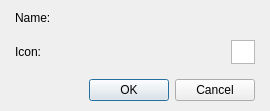
<?xml version="1.0" encoding="UTF-8"?>
<ui version="4.0">
 <class>DialogSystemCurrency</class>
 <widget class="QDialog" name="DialogSystemCurrency">
  <property name="geometry">
   <rect>
    <x>0</x>
    <y>0</y>
    <width>270</width>
    <height>111</height>
   </rect>
  </property>
  <property name="windowTitle">
   <string>Currency</string>
  </property>
  <layout class="QGridLayout" name="gridLayout_2">
   <property name="leftMargin">
    <number>15</number>
   </property>
   <property name="topMargin">
    <number>10</number>
   </property>
   <property name="rightMargin">
    <number>15</number>
   </property>
   <property name="bottomMargin">
    <number>10</number>
   </property>
   <item row="0" column="0">
    <layout class="QVBoxLayout" name="verticalLayout">
     <property name="spacing">
      <number>15</number>
     </property>
     <item>
      <layout class="QGridLayout" name="gridLayout">
       <item row="0" column="0">
        <widget class="QLabel" name="label">
         <property name="text">
          <string>Name:</string>
         </property>
        </widget>
       </item>
       <item row="0" column="1">
        <widget class="WidgetTextLang" name="widgetName" native="true">
         <property name="minimumSize">
          <size>
           <width>150</width>
           <height>0</height>
          </size>
         </property>
        </widget>
       </item>
       <item row="0" column="3" rowspan="2">
        <spacer name="horizontalSpacer">
         <property name="orientation">
          <enum>Qt::Horizontal</enum>
         </property>
         <property name="sizeHint" stdset="0">
          <size>
           <width>68</width>
           <height>45</height>
          </size>
         </property>
        </spacer>
       </item>
       <item row="1" column="0">
        <widget class="QLabel" name="label_2">
         <property name="text">
          <string>Icon:</string>
         </property>
        </widget>
       </item>
       <item row="1" column="1">
        <widget class="WidgetTextLang" name="widget_2" native="true">
         <property name="enabled">
          <bool>false</bool>
         </property>
         <property name="minimumSize">
          <size>
           <width>150</width>
           <height>0</height>
          </size>
         </property>
        </widget>
       </item>
       <item row="1" column="2">
        <widget class="QGraphicsView" name="graphicsViewIcon">
         <property name="minimumSize">
          <size>
           <width>24</width>
           <height>24</height>
          </size>
         </property>
         <property name="maximumSize">
          <size>
           <width>24</width>
           <height>24</height>
          </size>
         </property>
        </widget>
       </item>
      </layout>
     </item>
     <item>
      <widget class="QDialogButtonBox" name="buttonBox">
       <property name="orientation">
        <enum>Qt::Horizontal</enum>
       </property>
       <property name="standardButtons">
        <set>QDialogButtonBox::Cancel|QDialogButtonBox::Ok</set>
       </property>
      </widget>
     </item>
    </layout>
   </item>
  </layout>
 </widget>
 <customwidgets>
  <customwidget>
   <class>WidgetTextLang</class>
   <extends>QWidget</extends>
   <header>widgettextlang.h</header>
   <container>1</container>
  </customwidget>
 </customwidgets>
 <resources/>
 <connections>
  <connection>
   <sender>buttonBox</sender>
   <signal>accepted()</signal>
   <receiver>DialogSystemCurrency</receiver>
   <slot>accept()</slot>
   <hints>
    <hint type="sourcelabel">
     <x>248</x>
     <y>254</y>
    </hint>
    <hint type="destinationlabel">
     <x>157</x>
     <y>274</y>
    </hint>
   </hints>
  </connection>
  <connection>
   <sender>buttonBox</sender>
   <signal>rejected()</signal>
   <receiver>DialogSystemCurrency</receiver>
   <slot>reject()</slot>
   <hints>
    <hint type="sourcelabel">
     <x>316</x>
     <y>260</y>
    </hint>
    <hint type="destinationlabel">
     <x>286</x>
     <y>274</y>
    </hint>
   </hints>
  </connection>
 </connections>
</ui>
